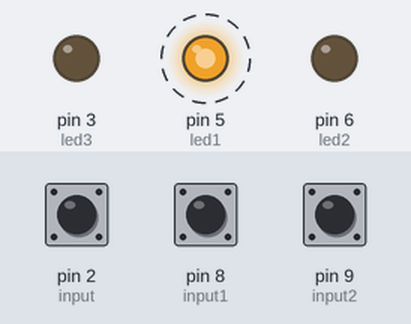
The sketch below on a simulated Arduino Uno, built with avr-gcc and run on an emulated ATmega328P. On the bench: output pins drawn as LEDs (lit = HIGH). Dashed ring = blinking. The inputs (shaded band) are chosen by the test bench; at power-on: pin 2 (input) HIGH, pin 9 (input2) HIGH, pin 8 (input1) HIGH.

Above: at 1.25 s.
1.3 s: pin 2 (input) pulled LOW for 0.25 s
At 2.05 s:
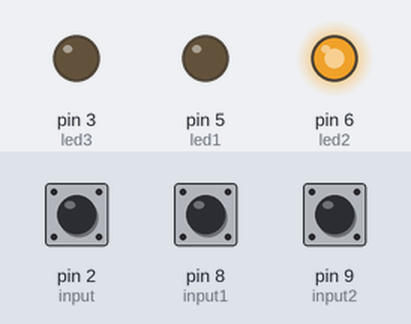
4.3 s: pin 9 (input2) pulled LOW for 0.25 s
At 4.55 s:
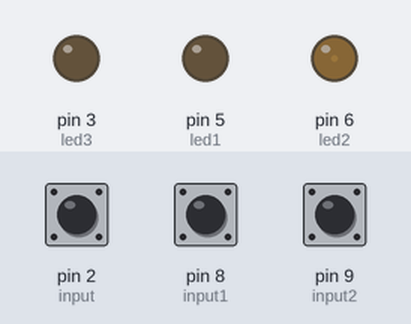
7.3 s: pin 2 (input) pulled LOW for 1 s
At 8.35 s:
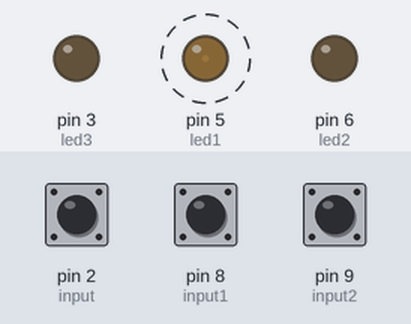
10.4 s: pin 8 (input1) pulled LOW for 0.25 s
13.4 s: pin 2 (input) pulled LOW for 3.2 s
At 17.1 s:
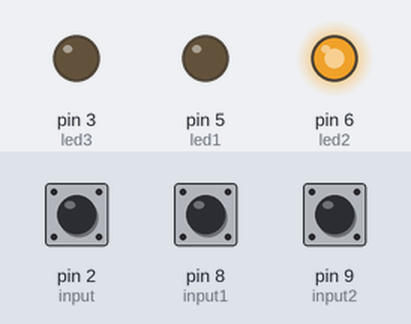
18.8 s: pin 9 (input2) pulled LOW for 1 s
At 19.3 s:
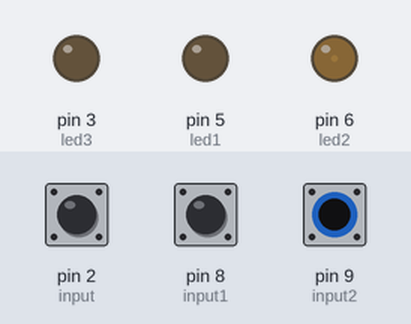
Timing chart, 0 to 21.8 s (numbered marks = the images above; inputs shaded):
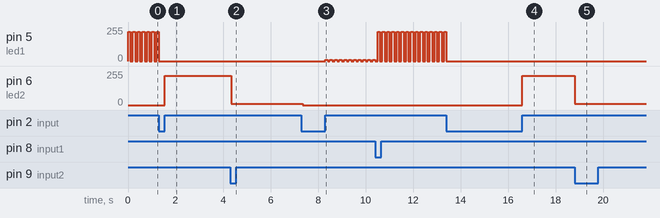

The sketch:

test1.ino
```cpp
int led1 = 5;
int led2 = 6;
int led3 = 3;
int input = 2;
int button;
int button2;
int button3;

int input1 = 8;
int input2 = 9;

int bounce = 0;
int bounce1 = 0;
int bounce2 = 0;

int counter = 0;

int analog = 220;

void setup() {
  // put your setup code here, to run once:
  //Serial.begin(9600);
  pinMode(led1,OUTPUT);
  pinMode(led2,OUTPUT);
  pinMode(led3,OUTPUT);
  pinMode(input,INPUT_PULLUP);
  pinMode(input1,INPUT_PULLUP);
  pinMode(input2,INPUT_PULLUP);


}

void loop() {
  // put your main code here, to run repeatedly:
  //digitalWrite(led1,LOW);
  //digitalWrite(led2,LOW);
  //digitalWrite(led3,LOW);
  //Serial.println(digitalRead(input));

  button = digitalRead(input);
  button2 = digitalRead(input1);
  button3 = digitalRead(input2);
/*
  if(bounce1 >= 10)
    {
      analog+=30;

      bounce1 = 0;
    }

    if(bounce2 >= 10)
    {
      analog-=30;

      bounce2 = 0;
    }
    */

  if ( button2 == LOW)
  {
    analog = 220;
  }

  if(button3 == LOW)
  {
    analog = 10;
  }

  if( button == LOW  )
  {

    bounce++;

    if( bounce > 10 )
      bounce = 10;


  }
  else
  {


    if ( bounce >= 10 )
    {
      counter++;

      if(counter > 1)
      {
        counter = 0;
      }

      bounce = 0;
    }

    if ( counter == 0)
    {
      first();
    }
    else if (counter == 1)
    {
      second();
    }
    else if (counter == 2)
    {
      third();


    }
  }

  //delay(90);
}

void first()
{
  analogWrite(led1, analog);
  delay(100);
  digitalWrite(led1,LOW);
  delay(100);
}

void second()
{
  analogWrite(led2, analog);
  delay(100);
  digitalWrite(led2,LOW);
  //delay(100);
}

void third()
{
  digitalWrite(led3, OUTPUT);
  delay(100);
  digitalWrite(led3,LOW);
  delay(100);
}
```

Measured:
- after the input at 1.3 s, pin 5 (led1): goes on until 1.3 s, then stays 0/255; pin 6 (led2): 0/255 → 220/255 after 0.25 s
- after the input at 4.3 s, pin 6 (led2): 220/255 → 10/255 after 0.05 s
- after the input at 7.3 s, pin 5 (led1): alternates 10/255 for 0.10 s and 0/255 for 0.10 s, starting after 1.0 s; pin 6 (led2): 10/255 → 0/255 after 0.05 s
- after the input at 13.4 s, pin 5 (led1): goes on until 13.4 s, then stays 0/255; pin 6 (led2): 0/255 → 220/255 after 3.2 s
- after the input at 18.8 s, pin 6 (led2): 220/255 → 10/255 at once
- by itself, pin 5 (led1): alternates 220/255 for 0.10 s and 0/255 for 0.10 s
